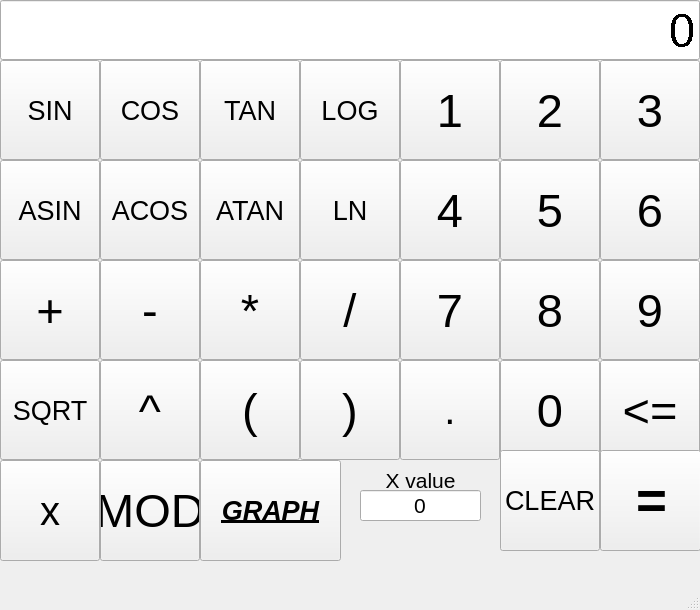
<?xml version="1.0" encoding="UTF-8"?>
<ui version="4.0">
 <class>Calc</class>
 <widget class="QMainWindow" name="Calc">
  <property name="geometry">
   <rect>
    <x>0</x>
    <y>0</y>
    <width>700</width>
    <height>610</height>
   </rect>
  </property>
  <property name="minimumSize">
   <size>
    <width>700</width>
    <height>610</height>
   </size>
  </property>
  <property name="maximumSize">
   <size>
    <width>700</width>
    <height>610</height>
   </size>
  </property>
  <property name="windowTitle">
   <string>Calc</string>
  </property>
  <widget class="QWidget" name="centralwidget">
   <widget class="QLineEdit" name="exprLine">
    <property name="geometry">
     <rect>
      <x>0</x>
      <y>0</y>
      <width>700</width>
      <height>60</height>
     </rect>
    </property>
    <property name="minimumSize">
     <size>
      <width>700</width>
      <height>60</height>
     </size>
    </property>
    <property name="maximumSize">
     <size>
      <width>760</width>
      <height>60</height>
     </size>
    </property>
    <property name="font">
     <font>
      <family>Arial</family>
      <pointsize>35</pointsize>
      <italic>false</italic>
      <bold>false</bold>
      <underline>false</underline>
      <strikeout>false</strikeout>
      <stylestrategy>NoAntialias</stylestrategy>
      <kerning>true</kerning>
     </font>
    </property>
    <property name="layoutDirection">
     <enum>Qt::LeftToRight</enum>
    </property>
    <property name="autoFillBackground">
     <bool>false</bool>
    </property>
    <property name="text">
     <string>0</string>
    </property>
    <property name="alignment">
     <set>Qt::AlignRight|Qt::AlignTrailing|Qt::AlignVCenter</set>
    </property>
    <property name="readOnly">
     <bool>true</bool>
    </property>
   </widget>
   <widget class="QPushButton" name="sinButton">
    <property name="geometry">
     <rect>
      <x>0</x>
      <y>60</y>
      <width>100</width>
      <height>100</height>
     </rect>
    </property>
    <property name="font">
     <font>
      <family>Arial</family>
      <pointsize>20</pointsize>
     </font>
    </property>
    <property name="text">
     <string>SIN</string>
    </property>
   </widget>
   <widget class="QPushButton" name="cosButton">
    <property name="geometry">
     <rect>
      <x>100</x>
      <y>60</y>
      <width>100</width>
      <height>100</height>
     </rect>
    </property>
    <property name="font">
     <font>
      <family>Arial</family>
      <pointsize>20</pointsize>
     </font>
    </property>
    <property name="text">
     <string>COS</string>
    </property>
   </widget>
   <widget class="QPushButton" name="tanButton">
    <property name="geometry">
     <rect>
      <x>200</x>
      <y>60</y>
      <width>100</width>
      <height>100</height>
     </rect>
    </property>
    <property name="font">
     <font>
      <family>Arial</family>
      <pointsize>20</pointsize>
     </font>
    </property>
    <property name="text">
     <string>TAN</string>
    </property>
   </widget>
   <widget class="QPushButton" name="logButton">
    <property name="geometry">
     <rect>
      <x>300</x>
      <y>60</y>
      <width>100</width>
      <height>100</height>
     </rect>
    </property>
    <property name="font">
     <font>
      <family>Arial</family>
      <pointsize>20</pointsize>
     </font>
    </property>
    <property name="text">
     <string>LOG</string>
    </property>
   </widget>
   <widget class="QPushButton" name="oneButton">
    <property name="geometry">
     <rect>
      <x>400</x>
      <y>60</y>
      <width>100</width>
      <height>100</height>
     </rect>
    </property>
    <property name="font">
     <font>
      <family>Arial</family>
      <pointsize>35</pointsize>
     </font>
    </property>
    <property name="text">
     <string>1</string>
    </property>
   </widget>
   <widget class="QPushButton" name="twoButton">
    <property name="geometry">
     <rect>
      <x>500</x>
      <y>60</y>
      <width>100</width>
      <height>100</height>
     </rect>
    </property>
    <property name="font">
     <font>
      <family>Arial</family>
      <pointsize>35</pointsize>
     </font>
    </property>
    <property name="text">
     <string>2</string>
    </property>
   </widget>
   <widget class="QPushButton" name="threeButton">
    <property name="geometry">
     <rect>
      <x>600</x>
      <y>60</y>
      <width>100</width>
      <height>100</height>
     </rect>
    </property>
    <property name="font">
     <font>
      <family>Arial</family>
      <pointsize>35</pointsize>
     </font>
    </property>
    <property name="text">
     <string>3</string>
    </property>
   </widget>
   <widget class="QPushButton" name="acosButton">
    <property name="geometry">
     <rect>
      <x>100</x>
      <y>160</y>
      <width>100</width>
      <height>100</height>
     </rect>
    </property>
    <property name="font">
     <font>
      <family>Arial</family>
      <pointsize>20</pointsize>
     </font>
    </property>
    <property name="text">
     <string>ACOS</string>
    </property>
   </widget>
   <widget class="QPushButton" name="sixButton">
    <property name="geometry">
     <rect>
      <x>600</x>
      <y>160</y>
      <width>100</width>
      <height>100</height>
     </rect>
    </property>
    <property name="font">
     <font>
      <family>Arial</family>
      <pointsize>35</pointsize>
     </font>
    </property>
    <property name="text">
     <string>6</string>
    </property>
   </widget>
   <widget class="QPushButton" name="fiveButton">
    <property name="geometry">
     <rect>
      <x>500</x>
      <y>160</y>
      <width>100</width>
      <height>100</height>
     </rect>
    </property>
    <property name="font">
     <font>
      <family>Arial</family>
      <pointsize>35</pointsize>
     </font>
    </property>
    <property name="text">
     <string>5</string>
    </property>
   </widget>
   <widget class="QPushButton" name="fourButton">
    <property name="geometry">
     <rect>
      <x>400</x>
      <y>160</y>
      <width>100</width>
      <height>100</height>
     </rect>
    </property>
    <property name="font">
     <font>
      <family>Arial</family>
      <pointsize>35</pointsize>
     </font>
    </property>
    <property name="text">
     <string>4</string>
    </property>
   </widget>
   <widget class="QPushButton" name="lnButton">
    <property name="geometry">
     <rect>
      <x>300</x>
      <y>160</y>
      <width>100</width>
      <height>100</height>
     </rect>
    </property>
    <property name="font">
     <font>
      <family>Arial</family>
      <pointsize>20</pointsize>
     </font>
    </property>
    <property name="text">
     <string>LN</string>
    </property>
   </widget>
   <widget class="QPushButton" name="atanButton">
    <property name="geometry">
     <rect>
      <x>200</x>
      <y>160</y>
      <width>100</width>
      <height>100</height>
     </rect>
    </property>
    <property name="font">
     <font>
      <family>Arial</family>
      <pointsize>20</pointsize>
     </font>
    </property>
    <property name="text">
     <string>ATAN</string>
    </property>
   </widget>
   <widget class="QPushButton" name="asinButton">
    <property name="geometry">
     <rect>
      <x>0</x>
      <y>160</y>
      <width>100</width>
      <height>100</height>
     </rect>
    </property>
    <property name="font">
     <font>
      <family>Arial</family>
      <pointsize>20</pointsize>
     </font>
    </property>
    <property name="text">
     <string>ASIN</string>
    </property>
   </widget>
   <widget class="QPushButton" name="minusButton">
    <property name="geometry">
     <rect>
      <x>100</x>
      <y>260</y>
      <width>100</width>
      <height>100</height>
     </rect>
    </property>
    <property name="font">
     <font>
      <family>Arial</family>
      <pointsize>35</pointsize>
     </font>
    </property>
    <property name="text">
     <string>-</string>
    </property>
   </widget>
   <widget class="QPushButton" name="nineButton">
    <property name="geometry">
     <rect>
      <x>600</x>
      <y>260</y>
      <width>100</width>
      <height>100</height>
     </rect>
    </property>
    <property name="font">
     <font>
      <family>Arial</family>
      <pointsize>35</pointsize>
     </font>
    </property>
    <property name="text">
     <string>9</string>
    </property>
   </widget>
   <widget class="QPushButton" name="eightButton">
    <property name="geometry">
     <rect>
      <x>500</x>
      <y>260</y>
      <width>100</width>
      <height>100</height>
     </rect>
    </property>
    <property name="font">
     <font>
      <family>Arial</family>
      <pointsize>35</pointsize>
     </font>
    </property>
    <property name="text">
     <string>8</string>
    </property>
   </widget>
   <widget class="QPushButton" name="sevenButton">
    <property name="geometry">
     <rect>
      <x>400</x>
      <y>260</y>
      <width>100</width>
      <height>100</height>
     </rect>
    </property>
    <property name="font">
     <font>
      <family>Arial</family>
      <pointsize>35</pointsize>
     </font>
    </property>
    <property name="text">
     <string>7</string>
    </property>
   </widget>
   <widget class="QPushButton" name="divButton">
    <property name="geometry">
     <rect>
      <x>300</x>
      <y>260</y>
      <width>100</width>
      <height>100</height>
     </rect>
    </property>
    <property name="font">
     <font>
      <family>Arial</family>
      <pointsize>35</pointsize>
     </font>
    </property>
    <property name="text">
     <string>/</string>
    </property>
   </widget>
   <widget class="QPushButton" name="multButton">
    <property name="geometry">
     <rect>
      <x>200</x>
      <y>260</y>
      <width>100</width>
      <height>100</height>
     </rect>
    </property>
    <property name="font">
     <font>
      <family>Arial</family>
      <pointsize>35</pointsize>
     </font>
    </property>
    <property name="text">
     <string>*</string>
    </property>
   </widget>
   <widget class="QPushButton" name="plusButton">
    <property name="geometry">
     <rect>
      <x>0</x>
      <y>260</y>
      <width>100</width>
      <height>100</height>
     </rect>
    </property>
    <property name="font">
     <font>
      <family>Arial</family>
      <pointsize>35</pointsize>
     </font>
    </property>
    <property name="text">
     <string>+</string>
    </property>
   </widget>
   <widget class="QPushButton" name="powButton">
    <property name="geometry">
     <rect>
      <x>100</x>
      <y>360</y>
      <width>100</width>
      <height>100</height>
     </rect>
    </property>
    <property name="font">
     <font>
      <family>Arial</family>
      <pointsize>35</pointsize>
     </font>
    </property>
    <property name="text">
     <string>^</string>
    </property>
   </widget>
   <widget class="QPushButton" name="removeButton">
    <property name="geometry">
     <rect>
      <x>600</x>
      <y>360</y>
      <width>100</width>
      <height>100</height>
     </rect>
    </property>
    <property name="font">
     <font>
      <family>Arial</family>
      <pointsize>35</pointsize>
     </font>
    </property>
    <property name="text">
     <string>&lt;=</string>
    </property>
   </widget>
   <widget class="QPushButton" name="zeroButton">
    <property name="geometry">
     <rect>
      <x>500</x>
      <y>360</y>
      <width>100</width>
      <height>100</height>
     </rect>
    </property>
    <property name="font">
     <font>
      <family>Arial</family>
      <pointsize>35</pointsize>
     </font>
    </property>
    <property name="text">
     <string>0</string>
    </property>
   </widget>
   <widget class="QPushButton" name="clearButton">
    <property name="geometry">
     <rect>
      <x>500</x>
      <y>450</y>
      <width>100</width>
      <height>101</height>
     </rect>
    </property>
    <property name="font">
     <font>
      <family>Arial</family>
      <pointsize>20</pointsize>
     </font>
    </property>
    <property name="text">
     <string>CLEAR</string>
    </property>
   </widget>
   <widget class="QPushButton" name="closeBrackButton">
    <property name="geometry">
     <rect>
      <x>300</x>
      <y>360</y>
      <width>100</width>
      <height>100</height>
     </rect>
    </property>
    <property name="font">
     <font>
      <family>Arial</family>
      <pointsize>35</pointsize>
     </font>
    </property>
    <property name="text">
     <string>)</string>
    </property>
   </widget>
   <widget class="QPushButton" name="openBrackButton">
    <property name="geometry">
     <rect>
      <x>200</x>
      <y>360</y>
      <width>100</width>
      <height>100</height>
     </rect>
    </property>
    <property name="font">
     <font>
      <family>Arial</family>
      <pointsize>35</pointsize>
     </font>
    </property>
    <property name="text">
     <string>(</string>
    </property>
   </widget>
   <widget class="QPushButton" name="sqrtButton">
    <property name="geometry">
     <rect>
      <x>0</x>
      <y>360</y>
      <width>100</width>
      <height>100</height>
     </rect>
    </property>
    <property name="font">
     <font>
      <family>Arial</family>
      <pointsize>20</pointsize>
     </font>
    </property>
    <property name="text">
     <string>SQRT</string>
    </property>
   </widget>
   <widget class="QPushButton" name="resultButton">
    <property name="geometry">
     <rect>
      <x>600</x>
      <y>450</y>
      <width>101</width>
      <height>101</height>
     </rect>
    </property>
    <property name="font">
     <font>
      <family>Arial</family>
      <pointsize>40</pointsize>
      <italic>true</italic>
      <bold>true</bold>
      <underline>false</underline>
     </font>
    </property>
    <property name="text">
     <string>=</string>
    </property>
   </widget>
   <widget class="QPushButton" name="dotButton">
    <property name="geometry">
     <rect>
      <x>400</x>
      <y>360</y>
      <width>100</width>
      <height>100</height>
     </rect>
    </property>
    <property name="font">
     <font>
      <family>Arial</family>
      <pointsize>30</pointsize>
     </font>
    </property>
    <property name="text">
     <string>.</string>
    </property>
   </widget>
   <widget class="QPushButton" name="xButton">
    <property name="geometry">
     <rect>
      <x>0</x>
      <y>460</y>
      <width>100</width>
      <height>101</height>
     </rect>
    </property>
    <property name="font">
     <font>
      <family>Arial</family>
      <pointsize>30</pointsize>
     </font>
    </property>
    <property name="text">
     <string>x</string>
    </property>
   </widget>
   <widget class="QPushButton" name="modButton">
    <property name="geometry">
     <rect>
      <x>100</x>
      <y>460</y>
      <width>100</width>
      <height>101</height>
     </rect>
    </property>
    <property name="font">
     <font>
      <family>Arial</family>
      <pointsize>35</pointsize>
     </font>
    </property>
    <property name="text">
     <string>MOD</string>
    </property>
   </widget>
   <widget class="QPushButton" name="graphButton">
    <property name="geometry">
     <rect>
      <x>200</x>
      <y>460</y>
      <width>141</width>
      <height>101</height>
     </rect>
    </property>
    <property name="font">
     <font>
      <family>Arial</family>
      <pointsize>20</pointsize>
      <italic>true</italic>
      <bold>true</bold>
      <underline>true</underline>
     </font>
    </property>
    <property name="text">
     <string>GRAPH</string>
    </property>
   </widget>
   <widget class="QLabel" name="label">
    <property name="geometry">
     <rect>
      <x>380</x>
      <y>470</y>
      <width>81</width>
      <height>21</height>
     </rect>
    </property>
    <property name="font">
     <font>
      <family>Arial</family>
      <pointsize>16</pointsize>
     </font>
    </property>
    <property name="text">
     <string>X value</string>
    </property>
    <property name="alignment">
     <set>Qt::AlignCenter</set>
    </property>
   </widget>
   <widget class="QLineEdit" name="xValue">
    <property name="geometry">
     <rect>
      <x>360</x>
      <y>490</y>
      <width>121</width>
      <height>31</height>
     </rect>
    </property>
    <property name="font">
     <font>
      <pointsize>16</pointsize>
     </font>
    </property>
    <property name="text">
     <string>0</string>
    </property>
    <property name="alignment">
     <set>Qt::AlignCenter</set>
    </property>
   </widget>
  </widget>
  <widget class="QMenuBar" name="menubar">
   <property name="geometry">
    <rect>
     <x>0</x>
     <y>0</y>
     <width>700</width>
     <height>22</height>
    </rect>
   </property>
  </widget>
  <widget class="QStatusBar" name="statusbar"/>
 </widget>
 <resources/>
 <connections/>
</ui>
